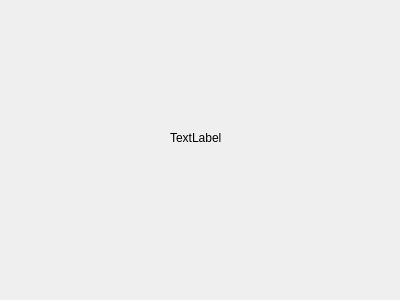
<?xml version="1.0" encoding="UTF-8"?>
<ui version="4.0">
 <class>SettingEditorBase</class>
 <widget class="QWidget" name="SettingEditorBase">
  <property name="geometry">
   <rect>
    <x>0</x>
    <y>0</y>
    <width>400</width>
    <height>300</height>
   </rect>
  </property>
  <property name="windowTitle">
   <string>Form</string>
  </property>
  <widget class="QLabel" name="label">
   <property name="geometry">
    <rect>
     <x>170</x>
     <y>130</y>
     <width>53</width>
     <height>15</height>
    </rect>
   </property>
   <property name="text">
    <string>TextLabel</string>
   </property>
  </widget>
 </widget>
 <resources/>
 <connections/>
</ui>
